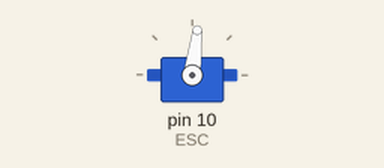
Recording of a sketch running on a simulated Arduino Uno, built with avr-gcc and run on an emulated ATmega328P. Shown: servo.

Above: at 3.05 s.
At 13.0 s:
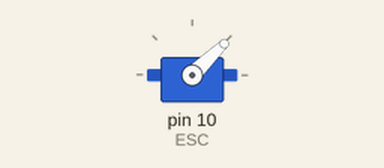
Timing chart, 0 to 16.0 s (numbered marks = the images above):
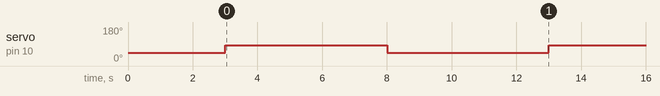

The sketch:

esc_arduino.ino
```cpp
#include <Servo.h>

Servo ESC;

void setup(){
  ESC.attach(10);  // Attach ESC signal to pin 10
  ESC.writeMicroseconds(1000);  // Minimum throttle to arm ESC
  delay(3000);  // Wait for ESC to initialize
}

void loop(){
  ESC.writeMicroseconds(1400);  // Medium speed (1000 = Off, 2000 = Full speed)
  delay(5000);  // Run for 5 seconds

  ESC.writeMicroseconds(1000);  // Stop the motor
  delay(5000);  // Wait before restarting
}
```

Measured:
- by itself, servo on pin 10 (ESC): alternates 83° for 5.0 s and 44° for 5.0 s
